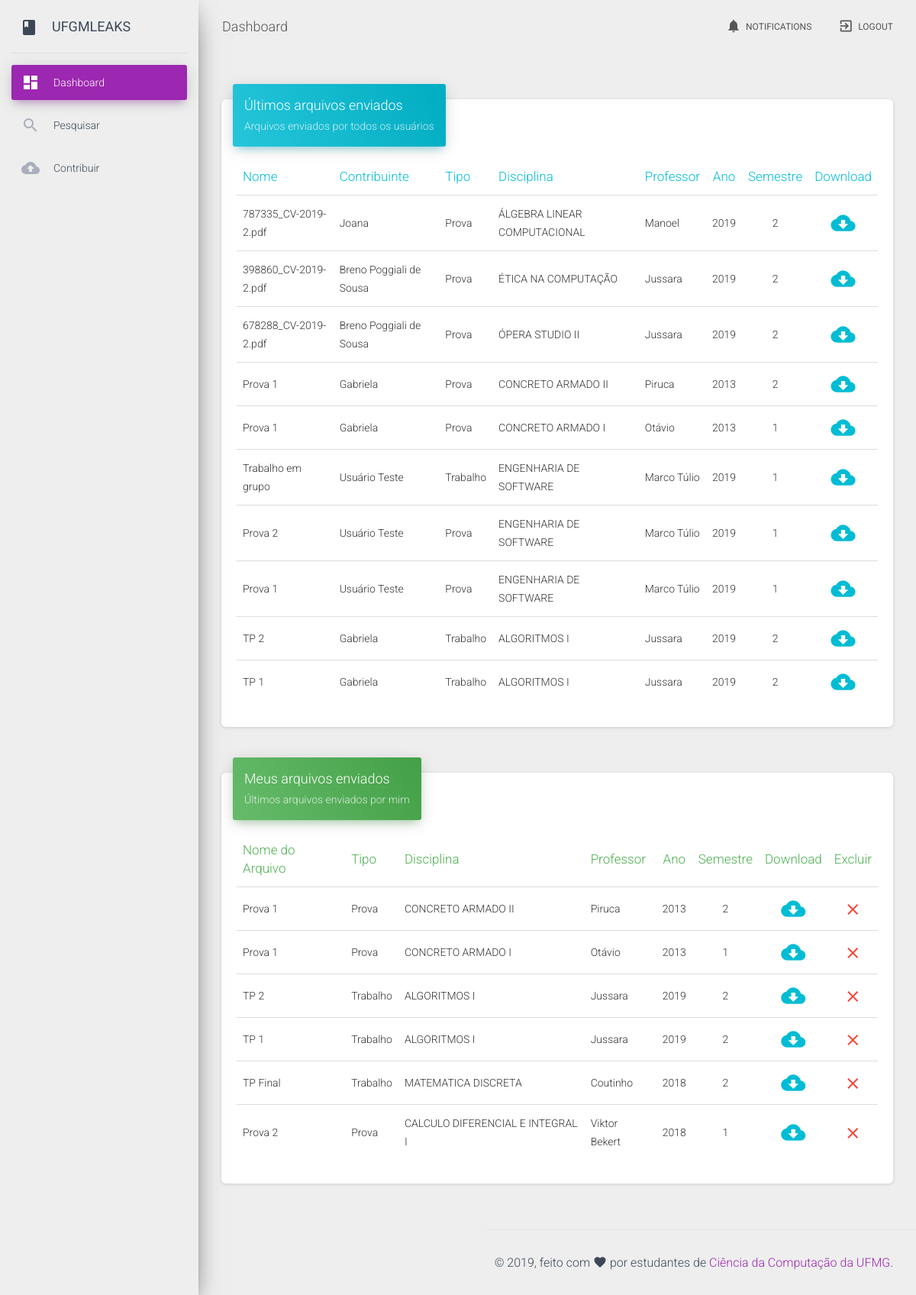
The app's page /dashboard (signed in) with its own data.
### tables this page shows
CREATE TABLE Arquivo (
    id INTEGER NOT NULL PRIMARY KEY AUTOINCREMENT,
    id_contribuinte INTEGER NOT NULL,
    nome VARCHAR(255) NOT NULL,
    link VARCHAR(255) NOT NULL UNIQUE,
    id_disciplina VARCHAR(255) NOT NULL,
    tipo VARCHAR(255) NOT NULL,
    ano INTEGER NOT NULL,
    semestre INTEGER NOT NULL,
    professor VARCHAR(255),
    FOREIGN KEY (id_contribuinte) REFERENCES Users,
    FOREIGN KEY (id_disciplina) REFERENCES Disciplina
);

CREATE TABLE Users (
    id INTEGER NOT NULL PRIMARY KEY AUTOINCREMENT,
    email VARCHAR(255) NOT NULL UNIQUE,
    nome VARCHAR(255) NOT NULL,
    encrypted_password VARCHAR(255) NOT NULL,
    created_at TIMESTAMP NOT NULL DEFAULT CURRENT_TIMESTAMP
);

CREATE TABLE Disciplina (
    id INTEGER NOT NULL PRIMARY KEY AUTOINCREMENT,
    codigo VARCHAR(255) NOT NULL,
    nome VARCHAR(255) NOT NULL,
    id_departamento INTEGER NOT NULL,
    FOREIGN KEY (id_departamento) REFERENCES Departamento

);

### app.py (the view)
@app.route('/dashboard')
@login_required
def dashboard():
    conn = sqlite3.connect('instance/database.sqlite')
    meus_arquivos = pd.read_sql(f"SELECT Arquivo.nome, Arquivo.tipo, Disciplina.nome, Arquivo.professor, ano, semestre \
                                FROM Arquivo JOIN Users ON Arquivo.id_contribuinte = Users.id \
                                JOIN Disciplina ON Arquivo.id_disciplina = Disciplina.id \
                                WHERE Users.email='{current_user.id}' ORDER BY Arquivo.id DESC LIMIT 100", conn)
    arquivos_gerais = pd.read_sql(f"SELECT Arquivo.nome, Users.nome, Arquivo.tipo, Disciplina.nome, Arquivo.professor, \
                                ano, semestre \
                                FROM Arquivo JOIN Users ON Arquivo.id_contribuinte = Users.id \
                                JOIN Disciplina ON Arquivo.id_disciplina = Disciplina.id \
                                ORDER BY Arquivo.id DESC LIMIT 10", conn)
    return render_template('dashboard.html', meus_arquivos=meus_arquivos, arquivos_gerais=arquivos_gerais)

### app.py (called while the page is built)
@login_manager.user_loader
def user_loader(email):
    conn = sqlite3.connect('instance/database.sqlite')
    users = pd.read_sql(
        f"SELECT email FROM Users WHERE Users.email='{email}'", conn)
    if not users.size:
        return
    user = User()
    user.id = email
    return user

### templates/dashboard.html (shortened to what this page needs)
{% extends "layout.html" %}
{% block page_h1 %}
    Dashboard
{% endblock %}
{% block sidebar %}
<li class="nav-item active">
    <a class="nav-link" href="/dashboard">
        <i class="material-icons">dashboard</i>
        <p>Dashboard</p>
    </a>
</li>
<li class="nav-item">
    <a class="nav-link" href="/pesquisar">
        <i class="material-icons">search</i>
        <p>Pesquisar</p>
    </a>
</li>
<li class="nav-item ">
    <a class="nav-link" href="/contribuir">
        <i class="material-icons">cloud_upload</i>
        <p>Contribuir</p>
    </a>
</li>
{% endblock %}
{% block content %}
<div class="row">
    <div class="col-lg-12 col-md-12">
        <div class="card">
            <div class="card-header card-header-text card-header-info">
                <div class="card-text">
                    <h4 class="card-title">Últimos arquivos enviados</h4>
                    <p class="card-category">Arquivos enviados por todos os usuários</p>
                </div>
                </div>
                <div class="card-body table-responsive">
                <table class="table table-hover">
                    <thead class="text-info">
                        <th>Nome</th>
                        <th>Contribuinte</th>
                        <th>Tipo</th>
                        <th>Disciplina</th>
                        <th>Professor</th>
                        <th class="text-center">Ano</th>
                        <th class="text-center">Semestre</th>
                        <th class="text-center">Download</th>
                    </thead>
                    <tbody>
                        {% for coluna, content in arquivos_gerais.iterrows() %}
                            <tr>
                            <td>{{ content[0] }}</td>
                            <td>{{ content[1] }}</td>
                            <td>{{ content[2] }}</td>
                            <td>{{ content[3] }}</td>
                            <td>{{ content[4] }}</td>
                            <td class="text-center">{{ content[5] }}</td>
                            <td class="text-center">{{ content[6] }}</td>
                            <td class="text-center">
                                    <a href="#" rel="tooltip" title="Baixar arquivo" >
                                        <i class="material-icons" style="font-size: 2rem; color: #00bcd4">cloud_download</i>
                                    </a>
                            </td>
                            </tr>
                        {% endfor %}
                    </tbody>
                </table>
            </div>
        </div>
    </div>
    <div class="col-lg-12 col-md-12">
            <div class="card">
            <div class="card-header card-header-text card-header-success">
                <div class="card-text">
                <h4 class="card-title">Meus arquivos enviados</h4>
                <p class="card-category">Últimos arquivos enviados por mim</p>
                </div>
            </div>
            <div class="card-body table-responsive">
                <table class="table table-hover">
                <thead class="text-success">
                    <th>Nome do Arquivo</th>
                    <th>Tipo</th>
                    <th>Disciplina</th>
                    <th>Professor</th>
                    <th class="text-center">Ano</th>
                    <th class="text-center">Semestre</th>
                    <th class="text-center">Download</th>
                    <th class="text-center">Excluir</th>
                </thead>
                <tbody>
                    {% for coluna, content in meus_arquivos.iterrows() %}
                        <tr>
                        <td>{{ content[0] }}</td>
                        <td>{{ content[1] }}</td>
                        <td>{{ content[2] }}</td>
                        <td>{{ content[3] }}</td>
                        <td class="text-center">{{ content[4] }}</td>
                        <td class="text-center">{{ content[5] }}</td>
                        <td class="text-center">
                            <a href="#" rel="tooltip" title="Baixar arquivo" >
                                <i class="material-icons" style="font-size: 2rem; color: #00bcd4">cloud_download</i>
                            </a>
                        </td>
                        <td class="text-center">
                            <a href="#" rel="tooltip" title="Excluir arquivo" onclick="demo.showSwal('warning-message-and-cancel')">
                                <i class="material-icons" style="font-size: 1.5rem; color: #f44336">close</i>
                            </a>
                        </td>
                        </tr>
                    {% endfor %}
                </tbody>
                </table>
            </div>
            </div>
        </div>
</div>
{% endblock %}

### records on screen
Arquivo: nome "787335_CV-2019-2.pdf", tipo "Prova", professor "Manoel"
Users: nome "Joana"
Disciplina: nome "ÁLGEBRA LINEAR COMPUTACIONAL"
Arquivo: nome "398860_CV-2019-2.pdf", tipo "Prova", professor "Jussara"
Users: nome "Breno Poggiali de Sousa"
Disciplina: nome "ÉTICA NA COMPUTAÇÃO"
Arquivo: nome "678288_CV-2019-2.pdf", tipo "Prova", professor "Jussara"
Users: nome "Breno Poggiali de Sousa"
Disciplina: nome "ÓPERA STUDIO II"
Arquivo: nome "Prova 1", tipo "Prova", professor "Piruca", nome "Prova 1", tipo "Prova", professor "Piruca"
Users: nome "Gabriela" "Gabriela" "Gabriela" "Gabriela"
Disciplina: nome "CONCRETO ARMADO II", nome "CONCRETO ARMADO II"
Arquivo: nome "Prova 1", tipo "Prova", professor "Otávio", nome "Prova 1", tipo "Prova", professor "Otávio"
Disciplina: nome "CONCRETO ARMADO I", nome "CONCRETO ARMADO I"
Arquivo: nome "Trabalho em grupo", tipo "Trabalho", professor "Marco Túlio"
Users: nome "Usuário Teste" "Usuário Teste" "Usuário Teste"
Disciplina: nome "ENGENHARIA DE SOFTWARE" "ENGENHARIA DE SOFTWARE" "ENGENHARIA DE SOFTWARE"
Arquivo: nome "Prova 2", tipo "Prova", professor "Marco Túlio"
Arquivo: nome "Prova 1", tipo "Prova", professor "Marco Túlio"
Arquivo: nome "TP 2", tipo "Trabalho", professor "Jussara", nome "TP 2", tipo "Trabalho", professor "Jussara"
Disciplina: nome "ALGORITMOS I" "ALGORITMOS I", nome "ALGORITMOS I" "ALGORITMOS I"
Arquivo: nome "TP 1", tipo "Trabalho", professor "Jussara", nome "TP 1", tipo "Trabalho", professor "Jussara"
Arquivo: nome "TP Final", tipo "Trabalho", professor "Coutinho"
Disciplina: nome "MATEMATICA DISCRETA"
Arquivo: nome "Prova 2", tipo "Prova", professor "Viktor Bekert"
Disciplina: nome "CALCULO DIFERENCIAL E INTEGRAL I"

### other values on screen
{{ content[5] }} "2019" "2019" "2019" "2013" "2013" "2019" "2019" "2019" "2019" "2019"
{{ content[6] }} "2" "2" "2" "2" "1" "1" "1" "1" "2" "2"
{{ content[4] }} "2013" "2013" "2019" "2019" "2018" "2018"
{{ content[5] }} "2" "1" "2" "2" "2" "1"
